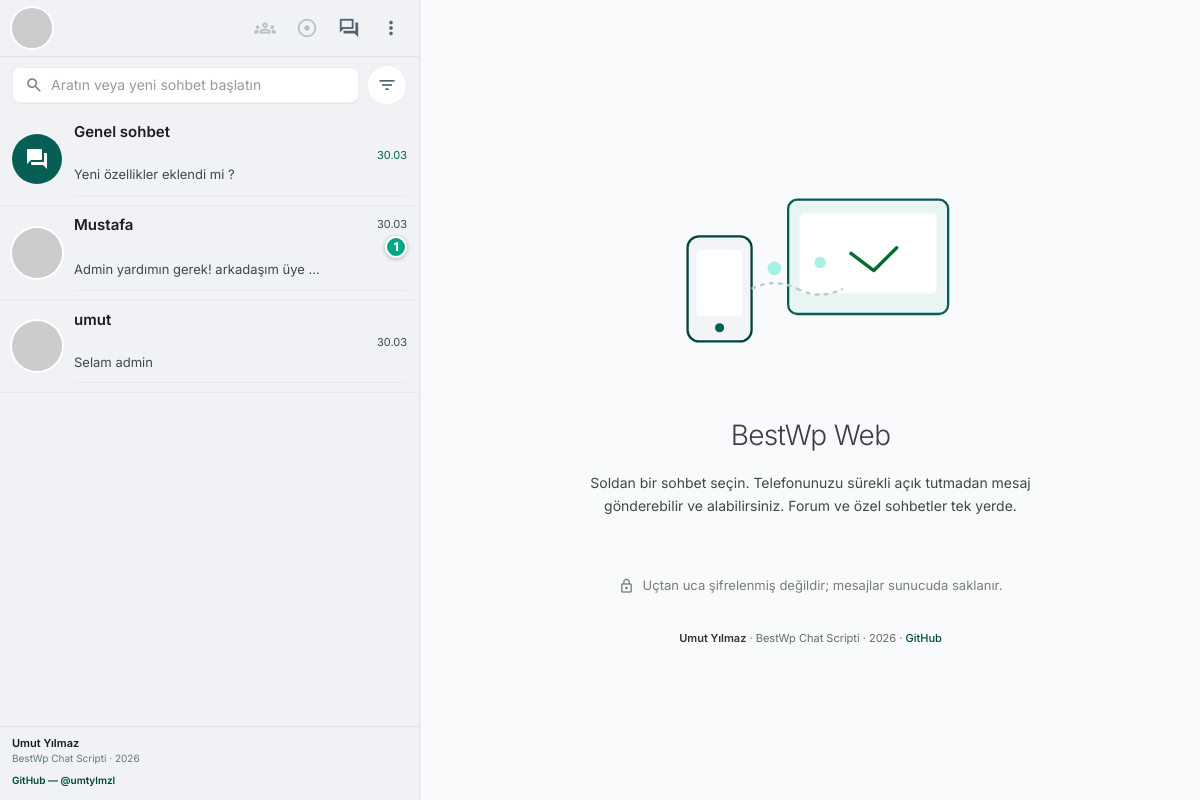
Screenshot of /messenger.php (signed in) with the database file from the repository.
### tables this page shows
CREATE TABLE `mesajlar` (
  `mesaj_id` int(11) NOT NULL,
  `mesaj_gonderen` int(11) DEFAULT NULL,
  `mesaj_alici` int(10) UNSIGNED DEFAULT NULL,
  `mesaj_detay` text DEFAULT NULL,
  `mesaj_eklenme_tarih` datetime NOT NULL DEFAULT current_timestamp()
);

CREATE TABLE `kullanicilar` (
  `kul_id` int(11) NOT NULL,
  `kul_isim` varchar(200) DEFAULT NULL,
  `kul_mail` varchar(200) DEFAULT NULL,
  `kul_sifre` varchar(100) DEFAULT NULL,
  `kul_telefon` varchar(100) DEFAULT NULL,
  `kul_yetki` int(11) NOT NULL DEFAULT 0,
  `kul_onay` tinyint(1) NOT NULL DEFAULT 1 COMMENT '0=beklemede, 1=onaylı',
  `kul_totp_secret` varchar(128) DEFAULT NULL,
  `kul_totp_enabled` tinyint(1) NOT NULL DEFAULT 0,
  `kul_son_giris` datetime DEFAULT NULL
);

CREATE TABLE `ayarlar` (
  `id` int(11) NOT NULL,
  `site_logo` varchar(400) NOT NULL,
  `site_baslik` varchar(350) DEFAULT NULL,
  `site_aciklama` varchar(300) DEFAULT NULL,
  `site_link` varchar(100) DEFAULT NULL,
  `site_sahip_mail` varchar(100) DEFAULT NULL,
  `site_mail_host` varchar(100) DEFAULT NULL,
  `site_mail_mail` varchar(100) DEFAULT NULL,
  `site_mail_port` int(11) DEFAULT NULL,
  `site_mail_sifre` varchar(100) DEFAULT NULL
);

### fonksiyonlar.php (called while the page is built, shortened)
<?php
function bestwp_avatar_url($kul_id, $kul_isim)
{
	$seed = rawurlencode((string) $kul_id . '|' . (string) $kul_isim);
	return 'https://api.dicebear.com/7.x/initials/svg?seed=' . $seed . '&chars=2&fontWeight=600&backgroundType=gradientLinear';
}
function bestwp_thread_list_time($raw)
{
	$day = substr($raw, 0, 10);
	$today = date('Y-m-d');
	return substr($raw, 8, 2) . '.' . substr($raw, 5, 2);
}
function bestwp_son_giris_metni($raw)
{
	$s = is_string($raw) ? trim($raw) : '';
	$ts = strtotime($s);
	$today = date('Y-m-d');
	$yesterday = date('Y-m-d', strtotime('-1 day'));
	$d = date('Y-m-d', $ts);
	$hm = date('H:i', $ts);
	$months = array(1 => 'Oca', 2 => 'Şub', 3 => 'Mar', 4 => 'Nis', 5 => 'May', 6 => 'Haz', 7 => 'Tem', 8 => 'Ağu', 9 => 'Eyl', 10 => 'Eki', 11 => 'Kas', 12 => 'Ara');
	$mi = (int) date('n', $ts);
	$mo = isset($months[$mi]) ? $months[$mi] : date('m', $ts);
	if ((int) date('Y', $ts) === (int) date('Y')) {
		return (string) (int) date('j', $ts) . ' ' . $mo . ' ' . $hm;
	}
	return date('d.m.Y', $ts) . ' ' . $hm;
}
function bestwp_okuma_thread_genel()
{
	return 'g';
}
function bestwp_okuma_thread_peer($peer_id)
{
	return 'p:' . (int) $peer_id;
}
function bestwp_okuma_max_genel(PDO $db)
{
	try {
		return (int) $db->query('SELECT COALESCE(MAX(mesaj_id), 0) FROM mesajlar WHERE mesaj_alici IS NULL')->fetchColumn();
	} catch (Exception $e) {
		return 0;
	}
}
function bestwp_okuma_max_dm(PDO $db, $me, $peer)
{
	try {
		$st = $db->prepare(
			'SELECT COALESCE(MAX(mesaj_id), 0) FROM mesajlar WHERE mesaj_alici IS NOT NULL
			AND ((mesaj_gonderen = :m AND mesaj_alici = :p) OR (mesaj_gonderen = :p2 AND mesaj_alici = :m2))'
		);
		$st->execute(array('m' => (int) $me, 'p' => (int) $peer, 'p2' => (int) $peer, 'm2' => (int) $me));
		return (int) $st->fetchColumn();
	} catch (Exception $e) {
		return 0;
	}
}
function bestwp_okuma_ensure_last(PDO $db, $kul_id, $thread_key, $max_in_thread)
{
	try {
		$st = $db->prepare('SELECT son_mesaj_id FROM mesaj_okuma WHERE kul_id = :k AND thread = :t LIMIT 1');
		$st->execute(array('k' => (int) $kul_id, 't' => $thread_key));
		$row = $st->fetch(PDO::FETCH_ASSOC);
		return (int) $row['son_mesaj_id'];
	} catch (Exception $e) {
		return ($thread_key === bestwp_okuma_thread_genel())
			? (int) $max_in_thread
			: 0;
	}
}
function bestwp_okunmadi_genel(PDO $db, $me, $last_read)
{
	try {
		$st = $db->prepare(
			'SELECT COUNT(*) FROM mesajlar WHERE mesaj_alici IS NULL AND mesaj_id > :last AND mesaj_gonderen != :me'
		);
		$st->execute(array('last' => (int) $last_read, 'me' => (int) $me));
		return (int) $st->fetchColumn();
	} catch (Exception $e) {
		return 0;
	}
}
function bestwp_okunmadi_dm(PDO $db, $me, $peer, $last_read)
{
	try {
		$st = $db->prepare(
			'SELECT COUNT(*) FROM mesajlar WHERE mesaj_alici IS NOT NULL
			AND ((mesaj_gonderen = :m AND mesaj_alici = :p) OR (mesaj_gonderen = :p2 AND mesaj_alici = :m2))
			AND mesaj_id > :last AND mesaj_gonderen != :me2'
		);
		$st->execute(array(
			'm' => (int) $me,
			'p' => (int) $peer,
			'p2' => (int) $peer,
			'm2' => (int) $me,
			'last' => (int) $last_read,
			'me2' => (int) $me,
		));
		return (int) $st->fetchColumn();
	} catch (Exception $e) {
		return 0;
	}
}
function bestwp_okunmadi_harita(PDO $db, $me_id, array $peer_ids)
{
	$out = array('genel' => 0, 'peers' => array());
	try {
		$mxg = bestwp_okuma_max_genel($db);
		$last_g = bestwp_okuma_ensure_last($db, $me_id, bestwp_okuma_thread_genel(), $mxg);
		$out['genel'] = bestwp_okunmadi_genel($db, $me_id, $last_g);
		foreach ($peer_ids as $pid) {
			$pid = (int) $pid;
			$tkey = bestwp_okuma_thread_peer($pid);
			$mx = bestwp_okuma_max_dm($db, $me_id, $pid);
			$last = bestwp_okuma_ensure_last($db, $me_id, $tkey, $mx);
			$out['peers'][(string) $pid] = bestwp_okunmadi_dm($db, $me_id, $pid, $last);
		}
	} catch (Exception $e) {
	}
	return $out;
}
function bestwp_thread_snippet($text, $max = 42)
{
	$t = trim(preg_replace('/\s+/', ' ', (string) $text));
	if (function_exists('mb_strlen') && mb_strlen($t) > $max) {
		return mb_substr($t, 0, $max) . '…';
	}
	return $t;
}
?>

### islemler/baglan.php (called while the page is built, shortened)
<?php
$host = "localhost";
$veritabani_ismi = "bestwpchat";
$kullanici_adi = "root";
$sifre = "";
$db = null;
try {
	$db = new PDO("mysql:host=$host;dbname=$veritabani_ismi;charset=utf8", $kullanici_adi, $sifre);
} catch (PDOException $e) {
	header('HTTP/1.1 503 Service Unavailable');
	exit('Veritabanı bağlantısı kurulamadı.');
}
$sorgu = $db->prepare('SELECT * FROM ayarlar LIMIT 1');
$sorgu->execute();
$ayarcek = $sorgu->fetch(PDO::FETCH_ASSOC);
?>

### messenger.php (the view, shortened to what this page needs)
<?php
require_once 'islemler/baglan.php';
require_once 'fonksiyonlar.php';
$kul_sorgu = $db->prepare('SELECT * FROM kullanicilar WHERE kul_id = :id LIMIT 1');
$kul_sorgu->execute(array('id' => $_SESSION['kul_id']));
$me = $kul_sorgu->fetch(PDO::FETCH_ASSOC) ?: array();
$site_baslik = !empty($ayarcek['site_baslik']) ? $ayarcek['site_baslik'] : 'BestWp';
$ben_avatar = bestwp_avatar_url((int) ($me['kul_id'] ?? 0), (string) ($me['kul_isim'] ?? 'User'));
$me_id = (int) $_SESSION['kul_id'];
$uyeler_raw = array();
try {
	$uye_sorgu = $db->prepare('SELECT kul_id, kul_isim, kul_mail, kul_son_giris FROM kullanicilar WHERE COALESCE(kul_onay,1)=1 AND kul_id != :me ORDER BY kul_isim ASC');
	$uye_sorgu->execute(array('me' => $me_id));
	$uyeler_raw = $uye_sorgu->fetchAll(PDO::FETCH_ASSOC);
} catch (Exception $e) {
	$uye_sorgu = $db->prepare('SELECT kul_id, kul_isim, kul_mail FROM kullanicilar WHERE COALESCE(kul_onay,1)=1 AND kul_id != :me ORDER BY kul_isim ASC');
	$uye_sorgu->execute(array('me' => $me_id));
	$uyeler_raw = $uye_sorgu->fetchAll(PDO::FETCH_ASSOC);
	foreach ($uyeler_raw as &$___r) {
		$___r['kul_son_giris'] = null;
	}
	unset($___r);
}
$peer_order = array();
try {
	$peer_q = $db->prepare(
		'SELECT peer, MAX(mesaj_id) AS mid FROM (
			SELECT mesaj_id, IF(mesaj_gonderen = :me, mesaj_alici, mesaj_gonderen) AS peer
			FROM mesajlar
			WHERE mesaj_alici IS NOT NULL AND (mesaj_gonderen = :me2 OR mesaj_alici = :me3)
		) AS t
		GROUP BY peer
		ORDER BY mid DESC'
	);
	$peer_q->execute(array('me' => $me_id, 'me2' => $me_id, 'me3' => $me_id));
	while ($pr = $peer_q->fetch(PDO::FETCH_ASSOC)) {
		$peer_order[] = (int) $pr['peer'];
	}
} catch (Exception $e) {
	$peer_order = array();
}
$by_id = array();
foreach ($uyeler_raw as $u) {
	$by_id[(int) $u['kul_id']] = $u;
}
$sorted_uyeler = array();
$seen = array();
foreach ($peer_order as $pid) {
	if (isset($by_id[$pid]) && empty($seen[$pid])) {
		$sorted_uyeler[] = $by_id[$pid];
		$seen[$pid] = true;
	}
}
$peer_ids_okuma = array();
foreach ($sorted_uyeler as $___uo) {
	$peer_ids_okuma[] = (int) $___uo['kul_id'];
}
$okunmadi_map = bestwp_okunmadi_harita($db, $me_id, $peer_ids_okuma);
$arsiv_keys = array();
$genel_arsivde = !empty($arsiv_keys[bestwp_okuma_thread_genel()]);
$sorted_main_peers = array();
$sorted_arch_peers = array();
foreach ($sorted_uyeler as $__u) {
	$__pid = (int) $__u['kul_id'];
	$__tk = bestwp_okuma_thread_peer($__pid);
	if (!empty($arsiv_keys[$__tk])) {
		$sorted_arch_peers[] = $__u;
	} else {
		$sorted_main_peers[] = $__u;
	}
}
$genel_snip = 'Forumda henüz mesaj yok';
$genel_time = '';
try {
	$gl = $db->query('SELECT mesaj_detay, mesaj_eklenme_tarih FROM mesajlar WHERE mesaj_alici IS NULL ORDER BY mesaj_id DESC LIMIT 1');
	if ($gl && ($gr = $gl->fetch(PDO::FETCH_ASSOC))) {
		$genel_snip = bestwp_thread_snippet($gr['mesaj_detay'] ?? '');
		$genel_time = bestwp_thread_list_time($gr['mesaj_eklenme_tarih'] ?? '');
	}
} catch (Exception $e) {
}
$dm_previews = array();
try {
	$all_dm = $db->prepare(
		'SELECT mesaj_gonderen, mesaj_alici, mesaj_detay, mesaj_eklenme_tarih FROM mesajlar
		WHERE mesaj_alici IS NOT NULL AND (mesaj_gonderen = :me OR mesaj_alici = :me2)
		ORDER BY mesaj_id DESC'
	);
	$all_dm->execute(array('me' => $me_id, 'me2' => $me_id));
	while ($row = $all_dm->fetch(PDO::FETCH_ASSOC)) {
		$p = (int) $row['mesaj_gonderen'] === $me_id ? (int) $row['mesaj_alici'] : (int) $row['mesaj_gonderen'];
		if (!isset($dm_previews[$p])) {
			$raw = $row['mesaj_detay'] ?? '';
			$sn = bestwp_thread_snippet($raw, 36);
			$dm_previews[$p] = array(
				'text' => $sn,
				'time' => bestwp_thread_list_time($row['mesaj_eklenme_tarih'] ?? ''),
			);
		}
	}
} catch (Exception $e) {
}
?>
<!DOCTYPE html>
<html class="light" lang="tr">
<head>
	<script src="https://cdn.tailwindcss.com?plugins=forms,container-queries"></script>
	<link rel="stylesheet" href="css/messenger-bubbles.css"/>
</head>
<body class="bg-background font-body text-on-surface antialiased overflow-hidden h-screen flex">
<main class="flex flex-1 h-full w-full min-w-0">
	<section id="messenger-sidebar" class="flex flex-col h-full min-h-0 w-full max-w-full md:max-w-[420px] min-w-0 md:min-w-[280px] flex-shrink-0 bg-wp-sidebar border-r border-black/5 max-md:transition-transform max-md:duration-200">
		<header class="flex items-center justify-between px-2 py-2 pl-3 bg-wp-header border-b border-black/[0.06]">
			<button type="button" id="open-avatar-menu" class="w-10 h-10 rounded-full overflow-hidden ring-2 ring-white shadow-sm flex-shrink-0" title="Profil">
				<img src="<?php echo htmlspecialchars($ben_avatar); ?>" alt="" class="w-full h-full object-cover" width="40" height="40"/>
			</button>
			<div class="flex items-center gap-0.5">
				<button type="button" class="icon-btn" disabled title="Topluluklar (yakında)">
					<span class="material-symbols-outlined text-[22px]">groups</span>
				</button>
				<button type="button" class="icon-btn" disabled title="Durum (yakında)">
					<span class="material-symbols-outlined text-[22px]">adjust</span>
				</button>
				<button type="button" id="btn-open-forum" class="icon-btn" title="Foruma git">
					<span class="material-symbols-outlined text-[22px]">forum</span>
				</button>
				<button type="button" id="btn-more-menu" class="icon-btn" title="Menü">
					<span class="material-symbols-outlined text-[22px]">more_vert</span>
				</button>
			</div>
		</header>
		<div class="px-3 py-2 flex gap-2 items-center bg-wp-sidebar">
			<div class="search-pill flex-1 flex items-center min-h-[2.25rem] px-3 gap-2 border border-black/[0.06]">
				<span class="material-symbols-outlined text-on-surface-variant/70 text-lg">search</span>
				<input id="sidebar-search" type="search" class="flex-1 bg-transparent border-0 text-sm p-0 focus:ring-0 placeholder:text-on-surface-variant/55" placeholder="Aratın veya yeni sohbet başlatın" autocomplete="off"/>
			</div>
			<button type="button" id="btn-filter-chats" class="icon-btn flex-shrink-0 bg-white border border-black/[0.06]" title="Sohbetleri filtrele">
				<span class="material-symbols-outlined text-xl">filter_list</span>
			</button>
		</div>
		<div class="flex flex-col flex-1 min-h-0">
		<div id="thread-list-main" class="flex-1 overflow-y-auto custom-scrollbar min-h-0">
			<?php if (!$genel_arsivde): ?>
			<div id="row-genel-sohbet" class="thread-row flex items-center gap-3 px-3 py-2.5 cursor-pointer" data-thread="genel" data-archived="0" data-search="forum genel sohbet tüm üyeler tum uyeler canlı canli bestwp herkes">
				<div class="w-[3.125rem] h-[3.125rem] rounded-full bg-primary-container flex items-center justify-center text-on-primary flex-shrink-0">
					<span class="material-symbols-outlined fill text-2xl">forum</span>
				</div>
				<div class="flex-1 min-w-0 border-b border-black/[0.04] pb-2.5 -mb-px">
					<div class="flex justify-between items-start gap-2">
						<h3 class="font-semibold text-[15px] leading-tight truncate text-on-surface min-w-0">Genel sohbet</h3>
						<div class="flex flex-col items-end shrink-0 gap-1 thread-trail">
							<span class="thread-time text-[11px] text-primary-container whitespace-nowrap"><?php echo htmlspecialchars($genel_time); ?></span>
						</div>
					</div>
					<p class="thread-snippet text-[13px] text-on-surface-variant truncate mt-0.5"><?php echo htmlspecialchars($genel_snip); ?></p>
				</div>
			</div>
			<?php endif; ?>
			<?php foreach ($sorted_main_peers as $u):
				$uid = (int) $u['kul_id'];
				$uname = (string) $u['kul_isim'];
				$umail = (string) ($u['kul_mail'] ?? '');
				$search_blob = mb_strtolower($uname . ' ' . $umail . ' üye uye sohbet mesaj özel', 'UTF-8');
				$av = bestwp_avatar_url($uid, $uname);
				$pv = isset($dm_previews[$uid]) ? $dm_previews[$uid] : array('text' => 'Henüz mesaj yok', 'time' => '');
				$sg_txt = bestwp_son_giris_metni($u['kul_son_giris'] ?? null);
				$peer_subtitle = $sg_txt !== '' ? ('Özel mesaj · Son giriş ' . $sg_txt) : 'Özel mesaj · Son giriş bilinmiyor';
				$ok_peer = (int) ($okunmadi_map['peers'][(string) $uid] ?? 0);
				?>
			<div id="row-peer-<?php echo $uid; ?>" class="thread-row flex items-center gap-3 px-3 py-2.5 cursor-pointer" data-thread="<?php echo $uid; ?>" data-archived="0" data-search="<?php echo htmlspecialchars($search_blob, ENT_QUOTES, 'UTF-8'); ?>" data-peer-name="<?php echo htmlspecialchars($uname, ENT_QUOTES, 'UTF-8'); ?>" data-peer-avatar="<?php echo htmlspecialchars($av, ENT_QUOTES, 'UTF-8'); ?>" data-peer-subtitle="<?php echo htmlspecialchars($peer_subtitle, ENT_QUOTES, 'UTF-8'); ?>">
				<div class="w-[3.125rem] h-[3.125rem] rounded-full overflow-hidden flex-shrink-0 ring-2 ring-white shadow-sm bg-slate-100">
					<img src="<?php echo htmlspecialchars($av); ?>" alt="" class="w-full h-full object-cover" width="50" height="50" loading="lazy"/>
				</div>
				<div class="flex-1 min-w-0 border-b border-black/[0.04] pb-2.5 -mb-px">
					<div class="flex justify-between items-start gap-2">
						<h3 class="font-semibold text-[15px] leading-tight truncate text-on-surface min-w-0"><?php echo htmlspecialchars($uname); ?></h3>
						<div class="flex flex-col items-end shrink-0 gap-1 thread-trail">
							<span class="thread-time text-[11px] text-on-surface-variant whitespace-nowrap"><?php echo htmlspecialchars($pv['time']); ?></span>
							<span class="thread-unread-badge<?php echo $ok_peer > 0 ? ' is-on' : ''; ?>"><?php echo $ok_peer > 99 ? '99+' : (int) $ok_peer; ?></span>
						</div>
					</div>
					<p class="thread-snippet text-[13px] text-on-surface-variant truncate mt-0.5"><?php echo htmlspecialchars($pv['text']); ?></p>
				</div>
			</div>
			<?php endforeach; ?>
		</div>
		</div>
		<?php
		include __DIR__ . '/partials/credit_sidebar.php';
		?>
	</section>
	<section class="flex-1 flex flex-col min-w-0 relative bg-surface-container-low/50">
		<div id="pane-welcome" class="absolute inset-0 flex flex-col items-center justify-center px-4 sm:px-8 py-8 sm:py-12 border-l border-black/[0.04] bg-[#f8fafb]">
			<div class="welcome-illus mb-8 text-primary-container/90">
			</div>
			<h1 class="text-[1.75rem] font-light text-on-surface/85 tracking-tight text-center mb-4"><?php echo htmlspecialchars($site_baslik); ?> Web</h1>
			<p class="text-center text-on-surface-variant text-[14px] leading-relaxed max-w-md">
				Soldan bir sohbet seçin. Telefonunuzu sürekli açık tutmadan mesaj gönderebilir ve alabilirsiniz. Forum ve özel sohbetler tek yerde.
			</p>
			<div class="mt-14 flex items-center gap-2 text-on-surface-variant/70 text-[13px]">
				<span class="material-symbols-outlined text-base">lock</span>
				<span>Uçtan uca şifrelenmiş değildir; mesajlar sunucuda saklanır.</span>
			</div>
			<p class="mt-8 text-center text-[11px] text-on-surface-variant/80 max-w-sm">
				<span class="font-semibold text-on-surface/90">Umut Yılmaz</span> · BestWp Chat Scripti · 2026 ·
				<a href="https://github.com/umtylmzl" target="_blank" rel="noopener noreferrer" class="text-primary font-medium hover:underline">GitHub</a>
			</p>
		</div>
	</section>
</main>
</body>
</html>

### rows the page displays
mesajlar: mesaj_eklenme_tarih "30.03", mesaj_detay "Yeni özellikler eklendi mi ?"
kullanicilar: kul_isim "Mustafa", kul_id "30.03", kul_id "1", kul_id "Admin yardımın gerek! arkadaşım üye …"
kullanicilar: kul_isim "umut", kul_id "30.03", kul_id "Selam admin"
ayarlar: site_baslik "BestWp"
